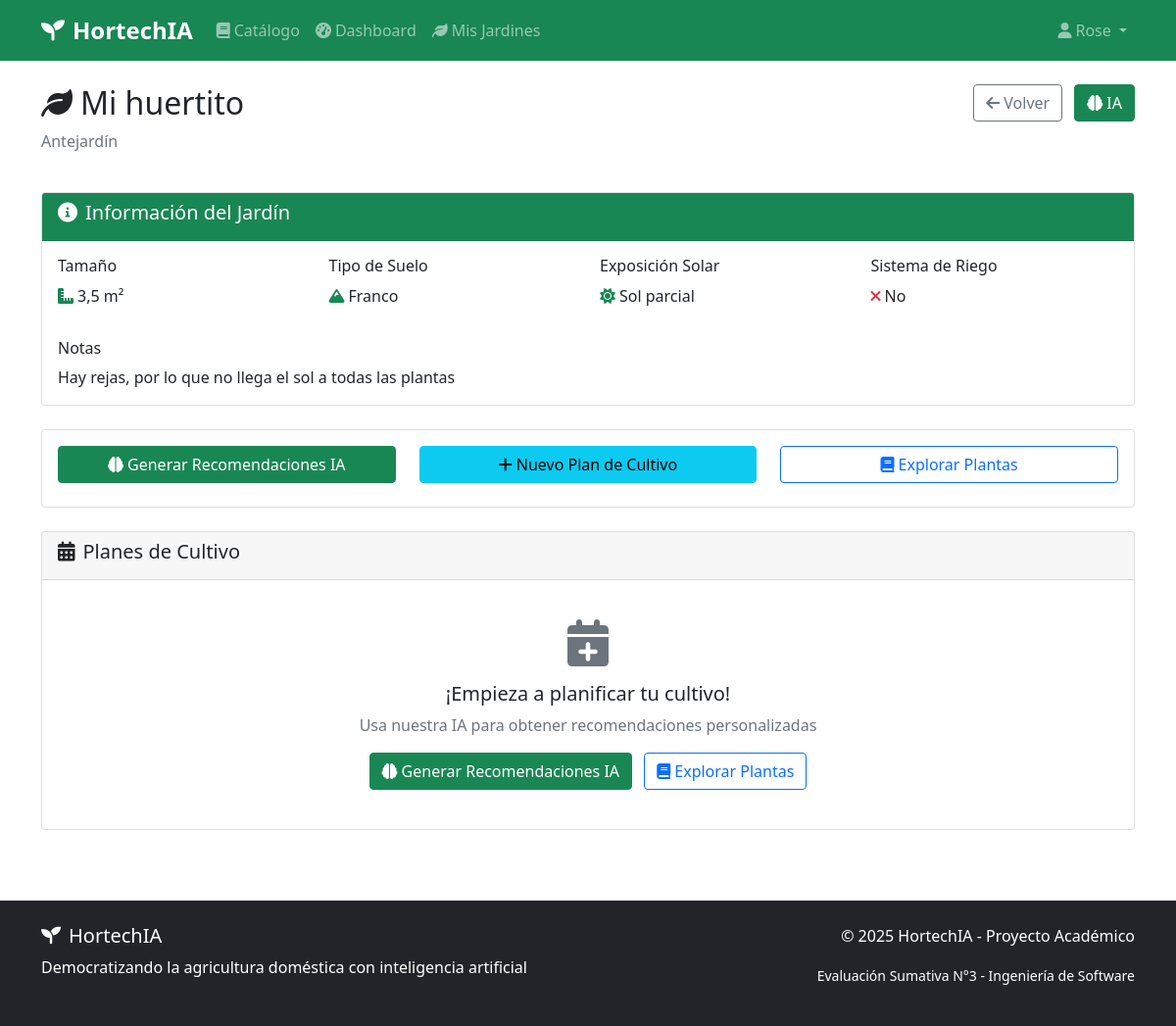
The page /jardines/4/ (signed in) on the database its author committed.
### core/models.py (models this page shows, shortened)
class CustomUser(AbstractUser):
    EXPERIENCE_LEVELS = [
        ('beginner', 'Principiante'),
        ('intermediate', 'Intermedio'),
        ('advanced', 'Avanzado'),
    ]
    email = models.EmailField(unique=True)
    phone_number = models.CharField(
        max_length=15,
        validators=[RegexValidator(r'^\+?1?\d{9,15}$')],
        blank=True,
        help_text="Formato: '+999999999'. Hasta 15 dígitos."
    )
    location = models.CharField(max_length=100, blank=True)
    experience_level = models.CharField(
        max_length=20,
        choices=EXPERIENCE_LEVELS,
        default='beginner'
    )
    available_space = models.PositiveIntegerField(
        help_text="Espacio disponible en metros cuadrados",
        null=True,
        blank=True
    )
    created_at = models.DateTimeField(auto_now_add=True)
    updated_at = models.DateTimeField(auto_now=True)
    USERNAME_FIELD = 'email'
    REQUIRED_FIELDS = ['username']
    class Meta:
        verbose_name = "Usuario"
        verbose_name_plural = "Usuarios"

### gardens/models.py (models this page shows, shortened)
class Garden(models.Model):
    SOIL_TYPES = [
        ('sandy', 'Arenoso'),
        ('clay', 'Arcilloso'),
        ('loamy', 'Franco'),
        ('rocky', 'Rocoso'),
    ]
    EXPOSURE_TYPES = [
        ('full_sun', 'Sol directo'),
        ('partial_sun', 'Sol parcial'),
        ('shade', 'Sombra'),
    ]
    owner = models.ForeignKey(User, on_delete=models.CASCADE, related_name='gardens')
    name = models.CharField(max_length=100)
    location = models.CharField(max_length=200)
    size_m2 = models.FloatField(validators=[MinValueValidator(0.1)])
    soil_type = models.CharField(max_length=20, choices=SOIL_TYPES)
    sun_exposure = models.CharField(max_length=20, choices=EXPOSURE_TYPES)
    has_irrigation = models.BooleanField(default=False)
    notes = models.TextField(blank=True)
    created_at = models.DateTimeField(auto_now_add=True)
    updated_at = models.DateTimeField(auto_now=True)

### core/views.py (the view)
# urls.py: path('jardines/<int:garden_id>/', garden_detail, name='garden_detail'),
@login_required
def garden_detail(request, garden_id):
    garden = get_object_or_404(Garden, id=garden_id, owner=request.user)
    cultivation_plans = CultivationPlan.objects.filter(garden=garden)
    context = {
        'garden': garden,
        'cultivation_plans': cultivation_plans,
    }
    return render(request, 'gardens/garden_detail.html', context)

### templates/gardens/garden_detail.html (shortened to what this page needs)
{% extends 'base.html' %}
{% block content %}
<div class="container py-4">
    <div class="row mb-4">
        <div class="col-md-8">
            <h2><i class="fas fa-leaf me-2"></i>{{ garden.name }}</h2>
            <p class="text-muted">{{ garden.location }}</p>
        </div>
        <div class="col-md-4 text-md-end">
            <a href="{% url 'gardens_list' %}" class="btn btn-outline-secondary me-2">
                <i class="fas fa-arrow-left me-1"></i>Volver
            </a>
            <a href="{% url 'ai_recommendations' garden.id %}" class="btn btn-success">
                <i class="fas fa-brain me-1"></i>IA
            </a>
        </div>
    </div>
    <div class="row mb-4">
        <div class="col-12">
            <div class="card">
                <div class="card-header bg-success text-white">
                    <h5><i class="fas fa-info-circle me-2"></i>Información del Jardín</h5>
                </div>
                <div class="card-body">
                    <div class="row">
                        <div class="col-md-3 mb-3">
                            <h6>Tamaño</h6>
                            <p class="mb-0"><i class="fas fa-ruler-combined text-success me-1"></i>{{ garden.size_m2 }} m²</p>
                        </div>
                        <div class="col-md-3 mb-3">
                            <h6>Tipo de Suelo</h6>
                            <p class="mb-0"><i class="fas fa-mountain text-success me-1"></i>{{ garden.get_soil_type_display }}</p>
                        </div>
                        <div class="col-md-3 mb-3">
                            <h6>Exposición Solar</h6>
                            <p class="mb-0"><i class="fas fa-sun text-success me-1"></i>{{ garden.get_sun_exposure_display }}</p>
                        </div>
                        <div class="col-md-3 mb-3">
                            <h6>Sistema de Riego</h6>
                            <p class="mb-0">
                                {% if garden.has_irrigation %}
                                    <i class="fas fa-check text-success me-1"></i>Sí
                                {% else %}
                                    <i class="fas fa-times text-danger me-1"></i>No
                                {% endif %}
                            </p>
                        </div>
                    </div>
                    {% if garden.notes %}
                    <div class="row mt-3">
                        <div class="col-12">
                            <h6>Notas</h6>
                            <p class="mb-0">{{ garden.notes }}</p>
                        </div>
                    </div>
                    {% endif %}
                </div>
            </div>
        </div>
    </div>
    <div class="row mb-4">
        <div class="col-12">
            <div class="card">
                <div class="card-body">
                    <div class="row">
                        <div class="col-md-4 mb-2">
                            <a href="{% url 'ai_recommendations' garden.id %}" class="btn btn-success w-100">
                                <i class="fas fa-brain me-1"></i>Generar Recomendaciones IA
                            </a>
                        </div>
                        <div class="col-md-4 mb-2">
                            <a href="{% url 'create_cultivation_plan' garden.id %}" class="btn btn-info w-100">
                                <i class="fas fa-plus me-1"></i>Nuevo Plan de Cultivo
                            </a>
                        </div>
                        <div class="col-md-4 mb-2">
                            <a href="{% url 'plants_catalog' %}" class="btn btn-outline-primary w-100">
                                <i class="fas fa-book me-1"></i>Explorar Plantas
                            </a>
                        </div>
                    </div>
                </div>
            </div>
        </div>
    </div>
    <div class="row">
        <div class="col-12">
            <div class="card">
                <div class="card-header">
                    <h5><i class="fas fa-calendar-alt me-2"></i>Planes de Cultivo</h5>
                </div>
                <div class="card-body">
                    <div class="text-center py-4">
                        <i class="fas fa-calendar-plus fa-3x text-muted mb-3"></i>
                        <h5>¡Empieza a planificar tu cultivo!</h5>
                        <p class="text-muted">Usa nuestra IA para obtener recomendaciones personalizadas</p>
                        <a href="{% url 'ai_recommendations' garden.id %}" class="btn btn-success me-2">
                            <i class="fas fa-brain me-1"></i>Generar Recomendaciones IA
                        </a>
                        <a href="{% url 'plants_catalog' %}" class="btn btn-outline-primary">
                            <i class="fas fa-book me-1"></i>Explorar Plantas
                        </a>
                    </div>
                </div>
            </div>
        </div>
    </div>
</div>
{% endblock %}

### templates/base.html (shortened to what this page needs)
<!DOCTYPE html>
<html lang="es">
<head>
    <link href="https://cdn.jsdelivr.net/npm/bootstrap@5.1.3/dist/css/bootstrap.min.css" rel="stylesheet">
    <link href="https://cdnjs.cloudflare.com/ajax/libs/font-awesome/6.0.0/css/all.min.css" rel="stylesheet">
</head>
<body>
    <nav class="navbar navbar-expand-lg navbar-dark bg-success">
        <div class="container">
            <a class="navbar-brand" href="{% url 'home' %}">
                <i class="fas fa-seedling me-2"></i>HortechIA
            </a>
            <div class="collapse navbar-collapse" id="navbarNav">
                <ul class="navbar-nav me-auto">
                    <li class="nav-item">
                        <a class="nav-link" href="{% url 'plants_catalog' %}">
                            <i class="fas fa-book me-1"></i>Catálogo
                        </a>
                    </li>
                    {% if user.is_authenticated %}
                    <li class="nav-item">
                        <a class="nav-link" href="{% url 'dashboard' %}">
                            <i class="fas fa-tachometer-alt me-1"></i>Dashboard
                        </a>
                    </li>
                    <li class="nav-item">
                        <a class="nav-link" href="{% url 'gardens_list' %}">
                            <i class="fas fa-leaf me-1"></i>Mis Jardines
                        </a>
                    </li>
                    {% endif %}
                </ul>
                <ul class="navbar-nav ms-auto">
                    {% if user.is_authenticated %}
                    <li class="nav-item dropdown">
                        <a class="nav-link dropdown-toggle" href="#" id="navbarDropdown" role="button" data-bs-toggle="dropdown">
                            <i class="fas fa-user me-1"></i>{{ user.first_name|default:user.username }}
                        </a>
                    </li>
                    {% else %}
                    <li class="nav-item">
                        <a class="nav-link" href="{% url 'login' %}">
                            <i class="fas fa-sign-in-alt me-1"></i>Iniciar Sesión
                        </a>
                    </li>
                    {% endif %}
                </ul>
            </div>
        </div>
    </nav>
    <main>
        {% block content %}{% endblock %}
    </main>
    <footer class="bg-dark text-white py-4 mt-5">
        <div class="container">
            <div class="row">
                <div class="col-md-6">
                    <h5><i class="fas fa-seedling me-2"></i>HortechIA</h5>
                    <p>Democratizando la agricultura doméstica con inteligencia artificial</p>
                </div>
                <div class="col-md-6 text-md-end">
                    <p>&copy; 2025 HortechIA - Proyecto Académico</p>
                    <p><small>Evaluación Sumativa N°3 - Ingeniería de Software</small></p>
                </div>
            </div>
        </div>
    </footer>
</body>
</html>

### templates/base.html (style rules this page uses)
.navbar-brand { font-weight: bold; font-size: 1.5rem; }

### rows shown on the page
CustomUser: first_name "Rose"
Garden: name "Mi huertito", location "Antejardín", size_m2 "3,5", soil_type "Franco", sun_exposure "Sol parcial", notes "Hay rejas, por lo que no llega el sol a todas las plantas"
